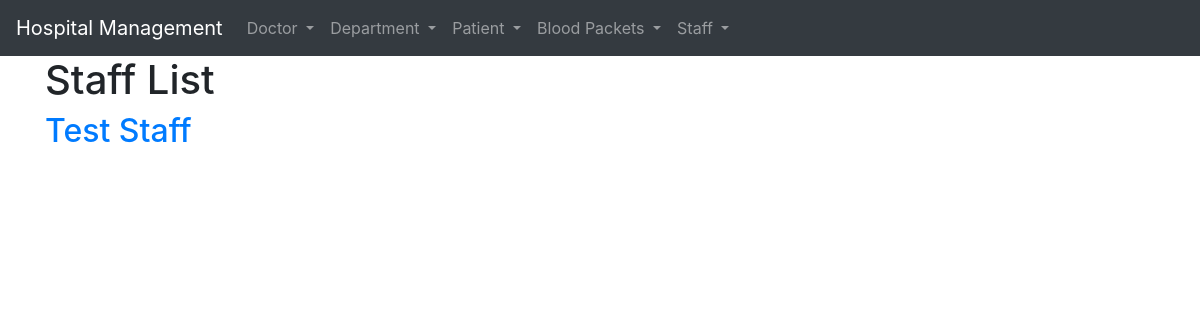
Page /list-staff/ on the earlier database version.
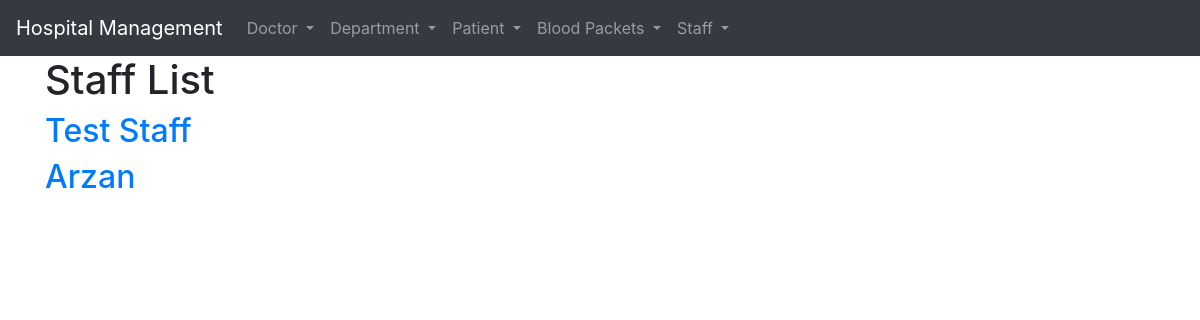
Same page on the later database version.
### BloodManagement/models.py (models this page shows, shortened)
class Staff(models.Model):
    name = models.CharField(max_length=20)
    phone = models.IntegerField(validators=[MaxValueValidator(9999999999)])
    address = models.TextField()
    job = models.CharField(choices=[
        ('IT','IT'),
        ('Elec','Electrician'),
        ('Nurse','Nurse')
    ],max_length=5)
    department = models.ForeignKey(Department,on_delete=models.SET_NULL,null=True,related_name='staff')

### BloodManagement/views.py (the view)
# urls.py: path('list-staff/',views.staff_list,name='staff-list'),
def staff_list(request):
    staffs = Staff.objects.all()
    return render(request,'staff_list.html',context={"staffs":staffs})

### BloodManagement/templates/staff_list.html (shortened to what this page needs)
{% extends 'base.html' %}
{% block content %}
<h1>Staff List</h1>
{% for staff in staffs %}
<h2>
    <a href="{% url 'bloodmanagement:staff-detail' pk=staff.pk %}">{{staff.name}}</a>
</h2>
{% endfor %}
{% endblock content %}

Differences in the rows shown:
added Staff: name "Arzan"
